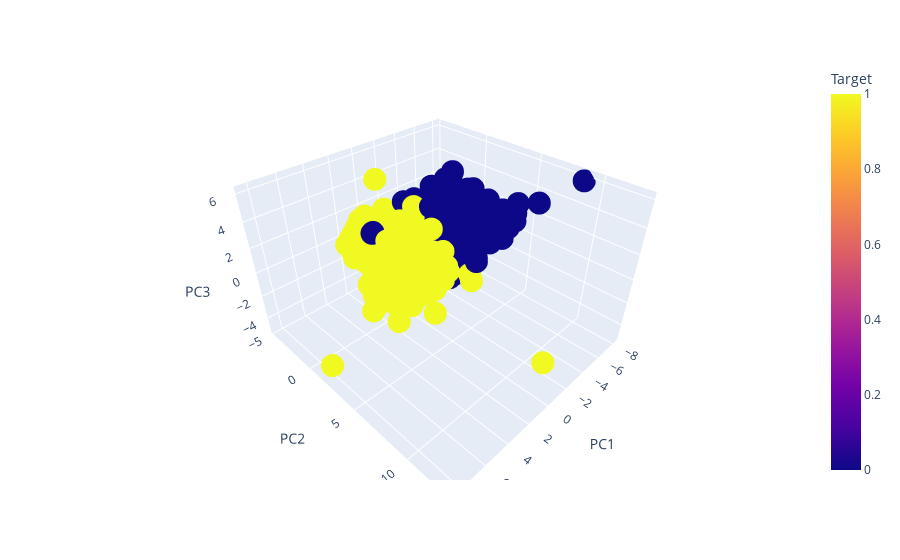

The code cell stored with this chart in its notebook:
### Code cell
import plotly.express as px
import pandas as pd

# Convert PCA result into a DataFrame
df_pca = pd.DataFrame({
    'PC1': X_train_pca2[:, 0],
    'PC2': X_train_pca2[:, 1],
    'PC3': X_train_pca2[:, 2],
    'Target': y_train
})

# Now plot
fig = px.scatter_3d(
    df_pca,
    x='PC1', y='PC2', z='PC3',
    color='Target'
)
fig.show()

### Figure 1 — Plotly figure (JSON) as saved in the notebook; plotly's stock layout.template omitted (floating-point values rounded to 4 significant figures; data arrays with more than 128 entries replaced by an {"elided": "..."} marker saying what was removed)
{"data": [{"hovertemplate": "PC1=%{x}<br>PC2=%{y}<br>PC3=%{z}<br>Target=%{marker.color}<extra></extra>", "legendgroup": "", "marker": {"color": {"elided": "5170 int values"}, "coloraxis": "coloraxis", "symbol": "circle"}, "mode": "markers", "name": "", "scene": "scene", "showlegend": false, "type": "scatter3d", "x": {"elided": "5170 float values"}, "y": {"elided": "5170 float values"}, "z": {"elided": "5170 float values"}}], "layout": {"coloraxis": {"colorbar": {"title": {"text": "Target"}}, "colorscale": [[0, "#0d0887"], [0.1111, "#46039f"], [0.2222, "#7201a8"], [0.3333, "#9c179e"], [0.4444, "#bd3786"], [0.5556, "#d8576b"], [0.6667, "#ed7953"], [0.7778, "#fb9f3a"], [0.8889, "#fdca26"], [1, "#f0f921"]]}, "legend": {"tracegroupgap": 0}, "margin": {"t": 60}, "scene": {"domain": {"x": [0, 1], "y": [0, 1]}, "xaxis": {"title": {"text": "PC1"}}, "yaxis": {"title": {"text": "PC2"}}, "zaxis": {"title": {"text": "PC3"}}}}}
